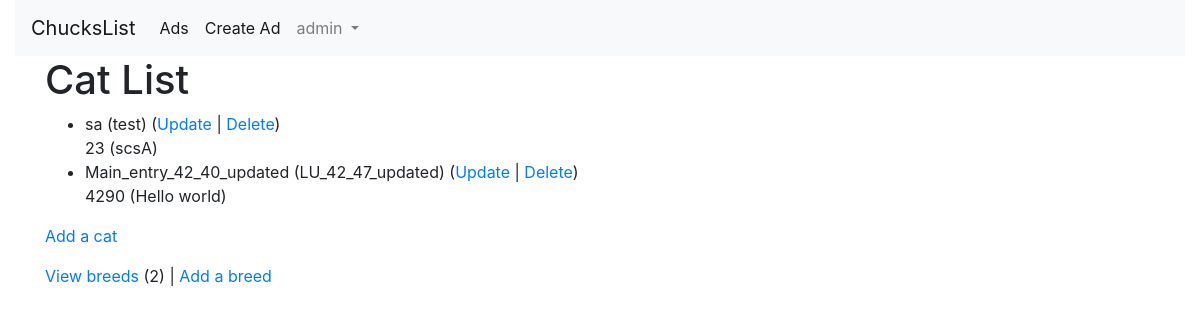
The page /cats/ (signed in) on the database its author committed.
### cats/models.py (models this page shows, shortened)
class Cat(models.Model):
    nickname = models.CharField(
            max_length=200,
            validators=[MinLengthValidator(2, "Nickname must be greater than 1 character")]
    )
    weight = models.PositiveIntegerField()
    foods = models.CharField(max_length=300)
    breed = models.ForeignKey('Breed', on_delete=models.CASCADE, null=False)

class Breed(models.Model):
    name = models.CharField(
            max_length=200,
            validators=[MinLengthValidator(2, "Breed must be greater than 1 character")]
    )
    def __str__(self):
        return self.name

### cats/views.py (the view)
# urls.py: path('', views.CatList.as_view(), name='all'),
class CatList(LoginRequiredMixin, View):
    def get(self, request):
        mc = Breed.objects.all().count()
        al = Cat.objects.all()
        ctx = {'breed_count': mc, 'cat_list': al}
        return render(request, 'cats/cat_list.html', ctx)

### cats/templates/cats/cat_list.html
{% extends "base_bootstrap.html" %}
{% block content %}
  <h1>Cat List</h1>
  {% if cat_list %}
  <ul>
    {% for cat in cat_list %}
      <li>
          {{ cat.nickname }} ({{ cat.breed }})
          (<a href="{% url 'cats:cat_update' cat.id %}">Update</a> |
          <a href="{% url 'cats:cat_delete' cat.id %}">Delete</a>) <br/>
          {{ cat.weight }} ({{ cat.foods }})
      </li>
    {% endfor %}
  </ul>
  {% else %}
    <p>There are no cats in the library.</p>
  {% endif %}
  <p>
    {% if breed_count > 0 %}
      <a href="{% url 'cats:cat_create' %}">Add a cat</a>
    {% else %}
      Please add a breed before you add a cat.
    {% endif %}
  </p>
  <p>
  <a href="{% url 'cats:breed_list' %}">View breeds</a> ({{ breed_count }}) |
    <a href="{% url 'cats:breed_create' %}">Add a breed</a>
  </p>
{% endblock %}

### ads/templates/ads/navbar.html (shortened to what this page needs)
<div class="container-fluid">
    <div class="row">
        <div class="col-12 col-lg-12">
            <nav class="navbar navbar-expand-lg navbar-light bg-light">
                <a class="navbar-brand" href="{% url 'ads:all' %}">ChucksList</a>
                <div class="collapse navbar-collapse" id="navbarSupportedContent">
                    <ul class="navbar-nav mr-auto">
                        <li class="nav-item active">
                            <a class="nav-link" href="{% url 'ads:all' %}">Ads </a>
                        </li>
                        {% if user.is_authenticated %}
                            <li class="nav-item active left-side">
                                <a class="nav-link" href="{% url 'ads:ad_create' %}">Create Ad</a>
                            </li>
                            <li class="nav-item dropdown">
                                <a class="nav-link dropdown-toggle" href="#" id="navbarDropdown" role="button"
                                   data-toggle="dropdown" aria-haspopup="true" aria-expanded="false">
                                    {{ request.user }}
                                </a>
                            </li>
                        {% else %}
                            <li class="nav-item">
                                <a class="nav-link" href="{% url 'login' %}?next={% url 'ads:all' %}">Login</a>
                            </li>
                        {% endif %}
                    </ul>
                </div>
            </nav>
        </div>
    </div>
</div>

### rows shown on the page
Cat: nickname "sa", breed "test", weight "23", foods "scsA"
Cat: nickname "Main_entry_42_40_updated", breed "LU_42_47_updated", weight "4290", foods "Hello world"

### other values the page prints
{{ request.user }} "admin"
{{ breed_count }} "2"
